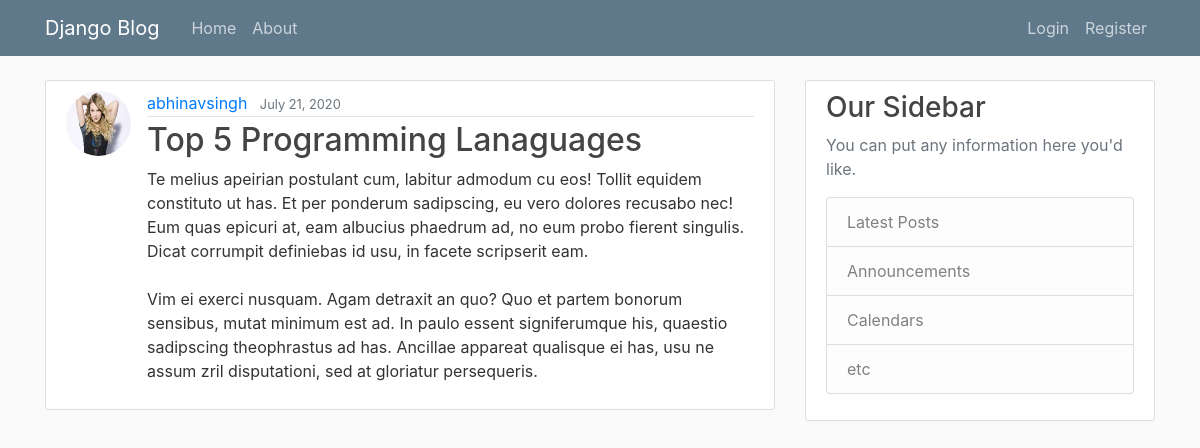
The page /post/8/ on the database its author committed.
### blog/models.py (models this page shows, shortened)
class Post(models.Model):
	title = models.CharField(max_length=100)
	content = models.TextField()
	date_posted = models.DateField(default=timezone.now)
	author = models.ForeignKey(User, on_delete=models.CASCADE)

### users/models.py (models this page shows, shortened)
class Profile(models.Model):
	 user = models.OneToOneField(User, on_delete=models.CASCADE)
	 image = models.ImageField(default='default.jpg', upload_to='profile_pics')

### blog/views.py (the view)
# urls.py: path('post/<int:pk>/', PostDetailView.as_view(),name='post-detail'),
class PostDetailView(DetailView):
	model = Post

### blog/templates/blog/post_detail.html (shortened to what this page needs)
{% extends "blog/base.html" %}
{% block content %}
		<article class="media content-section">
			<img class='rounded-circle article-img' src="{{ object.author.profile.image.url }}">
		  <div class="media-body">
		    <div class="article-metadata">
		      <a class="mr-2" href="{% url 'user-posts' object.author.username %}"">{{ object.author }}</a>
		      <small class="text-muted">{{ object.date_posted }}</small>
		    </div>
		    <h2 class="article-title">{{ object.title }}</h2>
		    <p class="article-content">{{ object.content }}</p>
		  </div>
		</article>
{% endblock content %}

### blog/static/blog/main.css (style rules this page uses)
body { background: #fafafa; color: #333333; margin-top: 5rem; }
h1, h2, h3, h4, h5, h6 { color: #444444; }
.content-section { background: #ffffff; padding: 10px 20px; border: 1px solid #dddddd; border-radius: 3px; margin-bottom: 20px; }
.article-title { color: #444444; }
.article-content { white-space: pre-line; }
.article-img { height: 65px; width: 65px; margin-right: 16px; }
.article-metadata { padding-bottom: 1px; margin-bottom: 4px; border-bottom: 1px solid #e3e3e3 }

### rows shown on the page
Post: author.profile.image (picture), author "abhinavsingh", date_posted "July 21, 2020", title "Top 5 Programming Lanaguages", content "Te melius apeirian postulant cum, labitur admodum cu eos! Tollit equidem constituto ut has. Et per ponderum sadipscing, eu vero dolores recusabo nec! Eum quas epicuri at, eam albucius phaedrum ad, no eum probo fierent singulis. Dicat corrumpit definiebas id usu, in facete scripserit eam. Vim ei exerci nusquam. Agam detraxit an quo? Quo et partem bonorum sensibus, mutat minimum est ad. In paulo essent signiferumque his, quaestio sadipscing theophrastus ad has. Ancillae appareat qualisque ei has, usu ne assum zril disputationi, sed at gloriatur persequeris."
